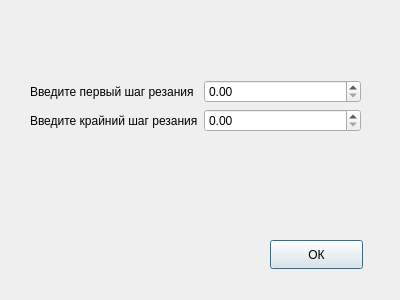
<?xml version="1.0" encoding="UTF-8"?>
<ui version="4.0">
 <class>Dialog_2</class>
 <widget class="QDialog" name="Dialog_2">
  <property name="geometry">
   <rect>
    <x>0</x>
    <y>0</y>
    <width>400</width>
    <height>300</height>
   </rect>
  </property>
  <property name="windowTitle">
   <string>Изменение</string>
  </property>
  <widget class="QPushButton" name="pushButton">
   <property name="geometry">
    <rect>
     <x>270</x>
     <y>240</y>
     <width>93</width>
     <height>29</height>
    </rect>
   </property>
   <property name="text">
    <string>ОК</string>
   </property>
  </widget>
  <widget class="QWidget" name="">
   <property name="geometry">
    <rect>
     <x>30</x>
     <y>80</y>
     <width>331</width>
     <height>91</height>
    </rect>
   </property>
   <layout class="QFormLayout" name="formLayout">
    <item row="0" column="1">
     <widget class="QDoubleSpinBox" name="doubleSpinBox">
      <property name="maximumSize">
       <size>
        <width>160</width>
        <height>16777215</height>
       </size>
      </property>
     </widget>
    </item>
    <item row="1" column="0">
     <widget class="QLabel" name="label_2">
      <property name="text">
       <string>Введите крайний шаг резания</string>
      </property>
     </widget>
    </item>
    <item row="1" column="1">
     <widget class="QDoubleSpinBox" name="doubleSpinBox_2">
      <property name="maximumSize">
       <size>
        <width>160</width>
        <height>16777215</height>
       </size>
      </property>
     </widget>
    </item>
    <item row="0" column="0">
     <widget class="QLabel" name="label">
      <property name="text">
       <string>Введите первый шаг резания</string>
      </property>
     </widget>
    </item>
   </layout>
  </widget>
 </widget>
 <resources/>
 <connections/>
</ui>
